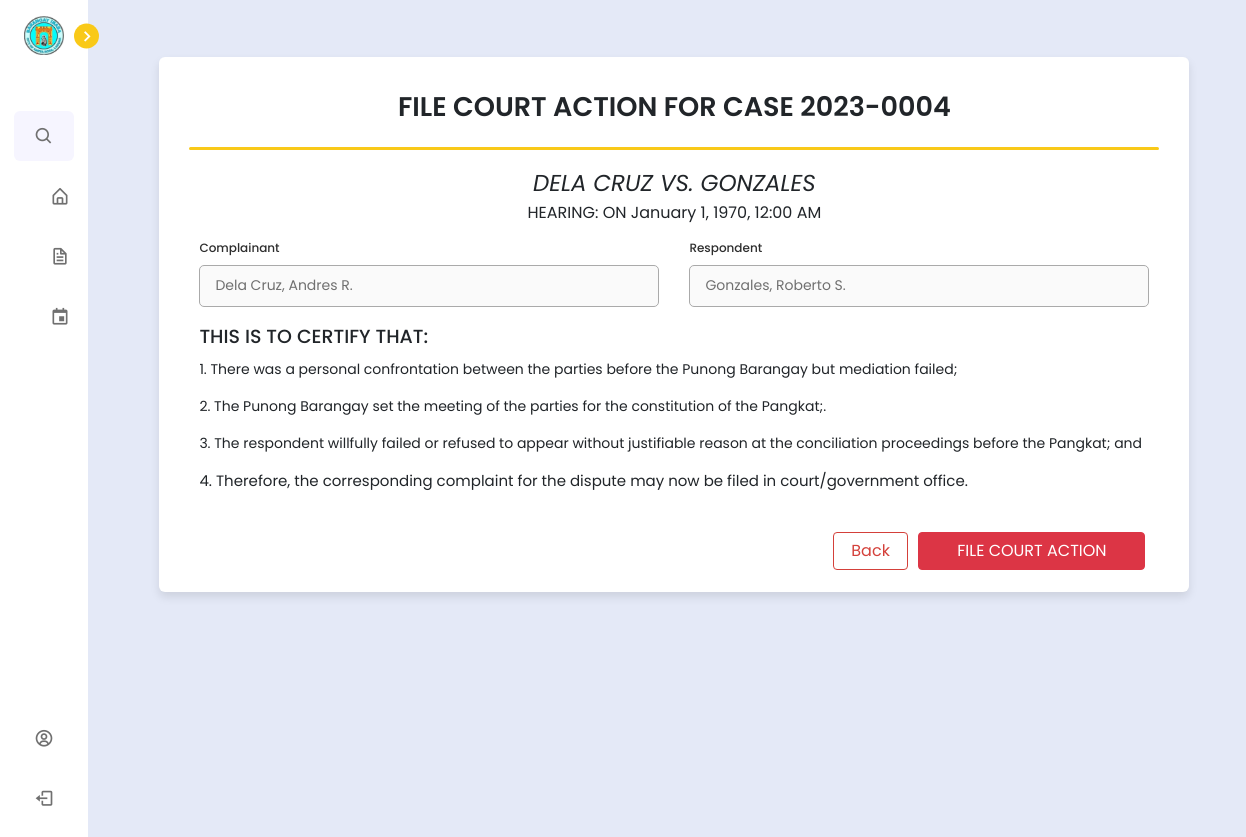
The app's page /barangay/lupon/file_court_action.php?incident_case_number=2023-0004-05 (signed in), older data.
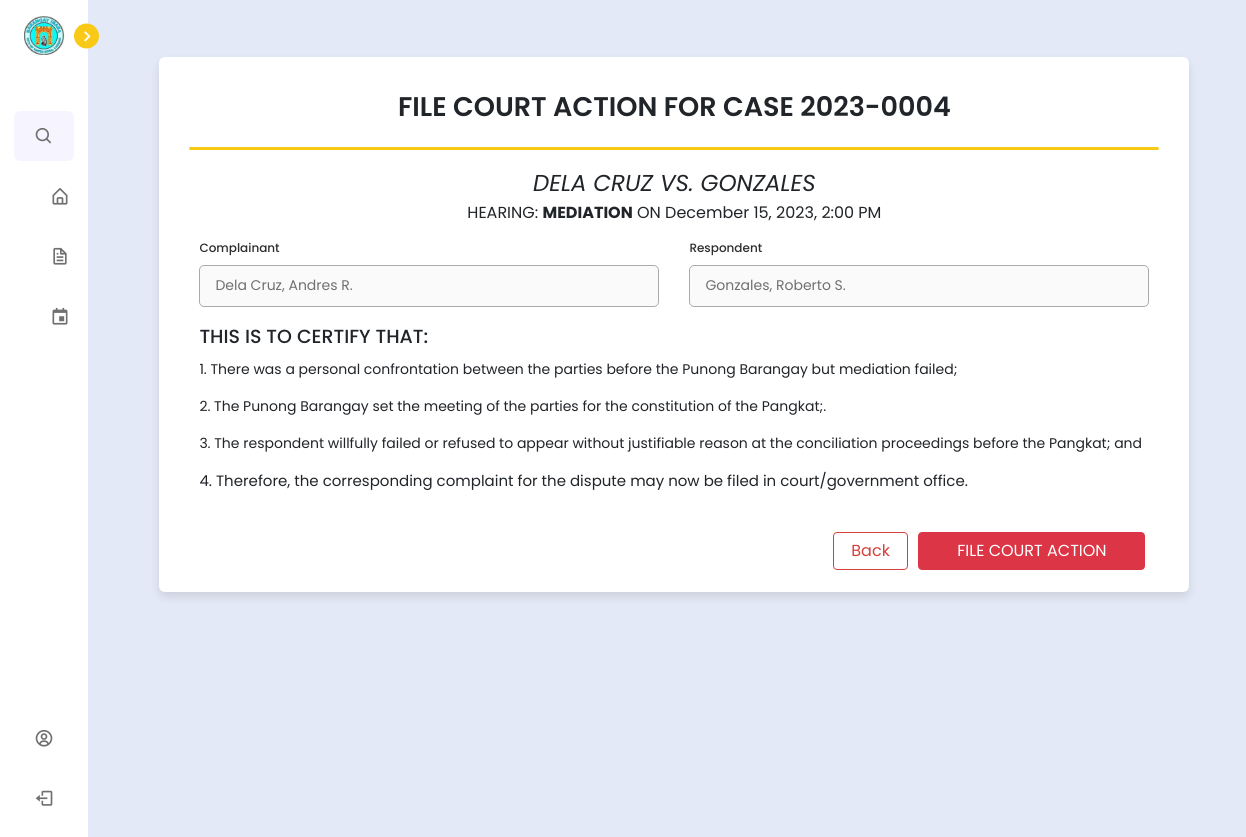
The same page, newer data.
### tables this page shows
CREATE TABLE `hearing` (
  `hearing_id` int(11) NOT NULL,
  `incident_case_number` varchar(50) DEFAULT NULL,
  `date_of_hearing` date DEFAULT NULL,
  `time_of_hearing` time DEFAULT NULL,
  `hearing_type_status` varchar(50) DEFAULT 'mediation',
  `timestamp` timestamp NOT NULL DEFAULT current_timestamp(),
  `schedule_change_timestamp` timestamp NULL DEFAULT NULL,
  `conciliation_timestamp` timestamp NULL DEFAULT NULL,
  `arbitration_timestamp` timestamp NULL DEFAULT NULL,
  `pb_id` int(11) DEFAULT NULL
);

### barangay/lupon/file_court_action.php (the view, shortened to what the changed rows need)
<?php
include '../../config.php';
?>
<!DOCTYPE html>
<html lang="en">
<head>
    <link href='https://unpkg.com/boxicons@2.1.1/css/boxicons.min.css' rel='stylesheet'>
    <link rel="stylesheet" href="https://unicons.iconscout.com/release/v4.0.0/css/line.css">
    <link rel="stylesheet" href="https://cdnjs.cloudflare.com/ajax/libs/font-awesome/6.4.2/css/all.min.css" />
    <link rel="stylesheet" href="../../node_modules/bootstrap/dist/css/bootstrap.min.css">
    <link rel="stylesheet" href="../../css/dilg.css">
</head>
<body>
    <section class="home">
    <center>
            <div class="add-account-container" style="height: 535px; width: 880x; margin-top: 20px; margin-left: -50px;">
            <?php
$incident_case_number = $_GET['incident_case_number'];
$select = mysqli_query($conn, "SELECT * FROM `incident_report` WHERE incident_case_number = '$incident_case_number'") or die('query failed');
$fetch_cases = mysqli_fetch_assoc($select);
$select_hearing = mysqli_query($conn, "SELECT * FROM `hearing` WHERE incident_case_number = '$incident_case_number'") or die('query failed');
$fetch_hearing = mysqli_fetch_assoc($select_hearing);
?>
                <form action="" method="post" style="height: 425px;">
            <span class="title" style="font-style: italic; margin-top: -5px; font-size: 23px; text-transform: uppercase;"><?php echo $fetch_cases['complainant_last_name']; ?> vs. <?php echo $fetch_cases['respondent_last_name']; ?> </span>
            <span style="display: block;">HEARING: <strong><?php echo strtoupper($fetch_hearing['hearing_type_status']); ?></strong> ON
    <?php
        $date_of_hearing = date('F j, Y', strtotime($fetch_hearing['date_of_hearing']));
        $time_of_hearing = date('g:i A', strtotime($fetch_hearing['time_of_hearing']));
        echo $date_of_hearing . ', ' . $time_of_hearing;
    ?></span>
            <div class="fields">
                        <div class="input-field-1">
                        </div>
                        <div class="input-field-1">
                        </div>
                        <div class="input-field" style="width: 100%;">
                        </div>
                            <div class="input-field-1" style="width: 100%;">
                        </div>
                    </div>
                    <div class="input-group1 d-flex" style="margin-top: 1%; margin-left: 22%;">
                        <input type="button" value="Back" class="btn btn-secondary back-btn" style="width: 10%; margin-left: 430px;" onclick="history.back()">
                        <input type="button" id="openModalBtn" value="FILE COURT ACTION" class="btn btn-danger" style="width: 30%; margin-left: 10px;">
                    </div>
                </form>
            </div>
            </center>
    </section>
</body>
</html>

Row changes from the older to the newer data that the page shows:
added hearing: hearing_type_status "MEDIATION", date_of_hearing "December 15, 2023", time_of_hearing "2:00 PM"
Text that changed along with them:
$date_of_hearing: "January 1, 1970" → (not shown)
$time_of_hearing: "12:00 AM" → (not shown)
